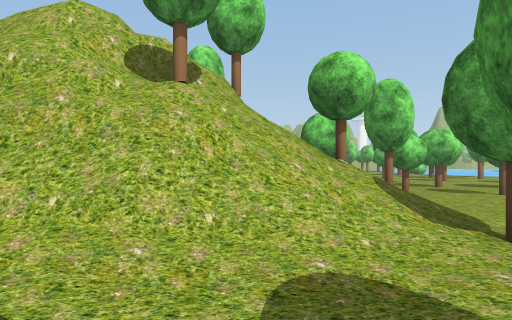
view 1 (above)

24 first-person views from a walk through a Unity game level. The camera is 1.3 m above the floor, looks level and sees 75° across. The floor is counted in squares, 2 m on a side. Each view is taken from the middle of a square. On the plan, view 1 faces up. The plan holds only what a view shows up to about 10 squares ahead; the rest is blank. The place goes on beyond the plan. Some trees and plants on the terrain are drawn as simple stand-ins. The player character is not drawn. Some surface patterns are stand-ins.

view 2
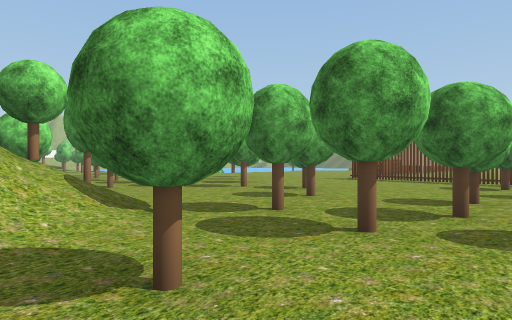

view 3
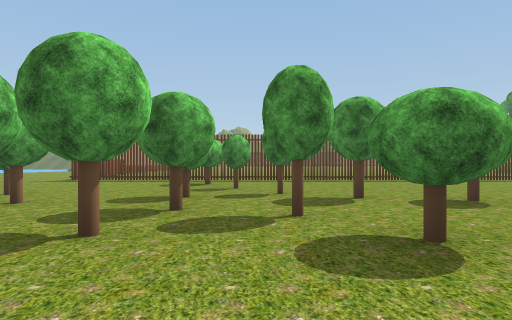

view 4
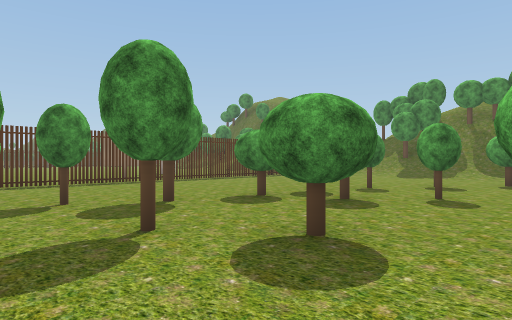

view 5
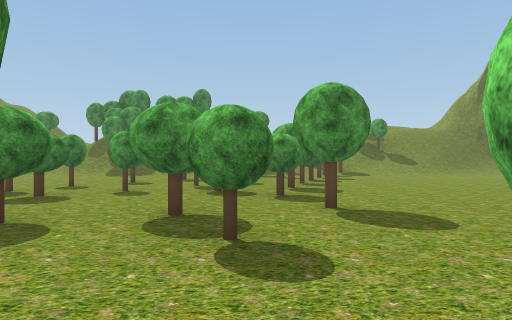

view 6
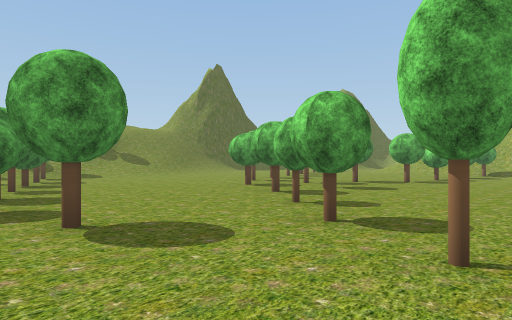

view 7
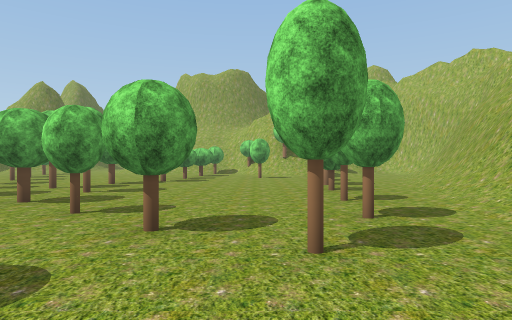

view 8
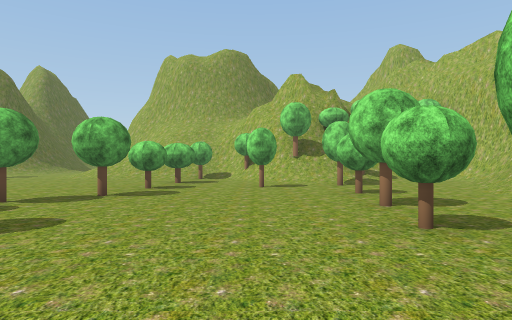

view 9
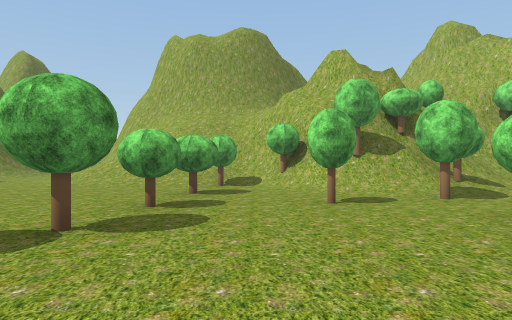

view 10
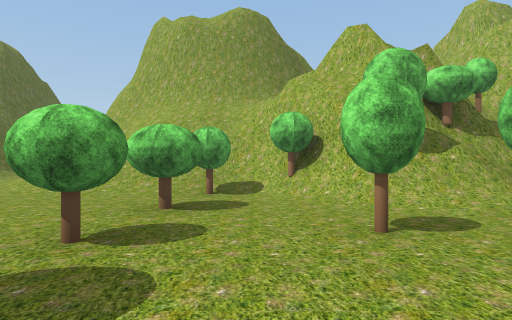

view 11
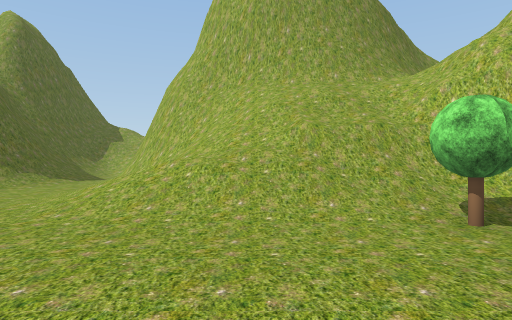

view 12
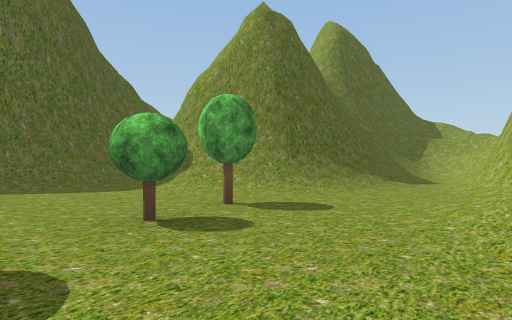

view 13
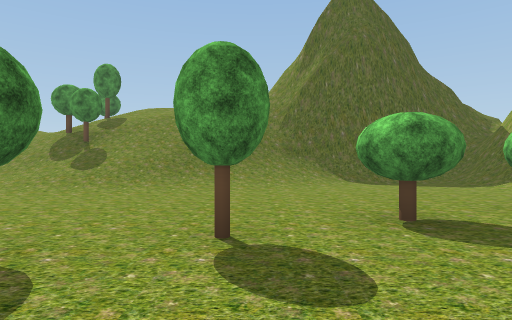

view 14
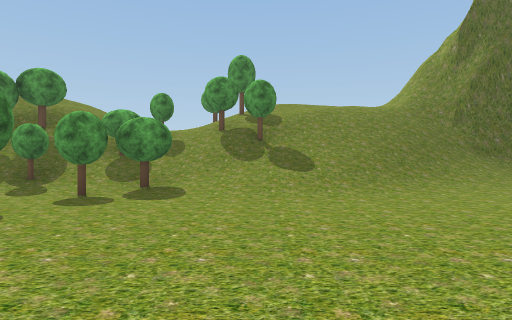

view 15
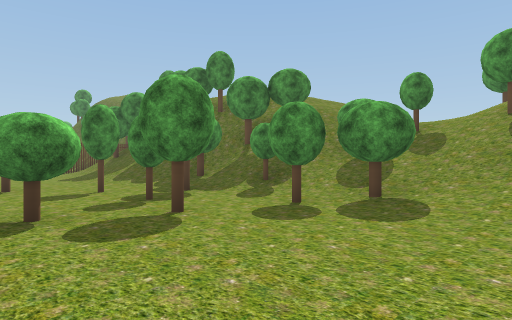

view 16
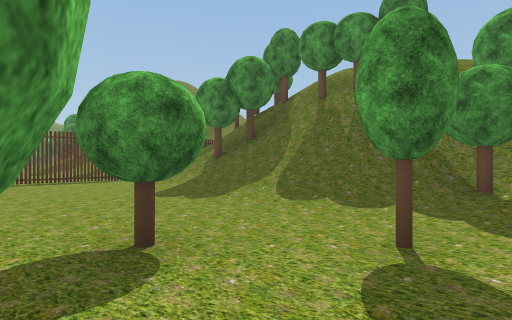

view 17
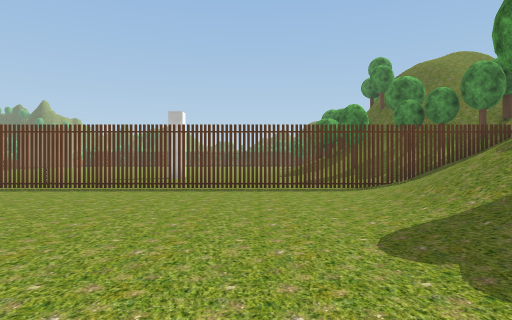

view 18
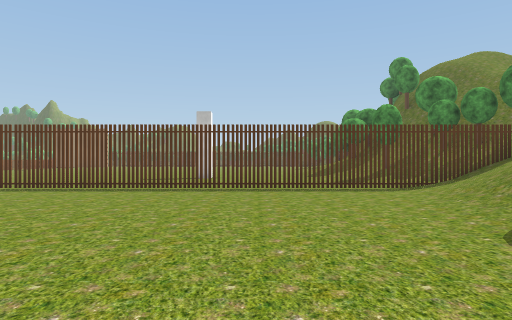

view 19
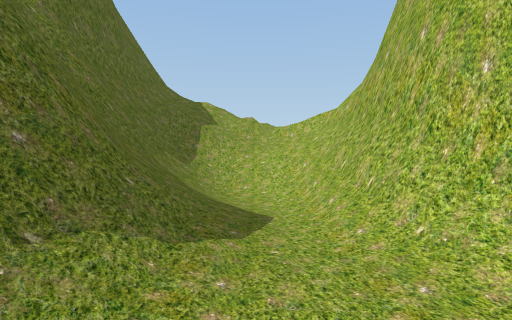

view 20
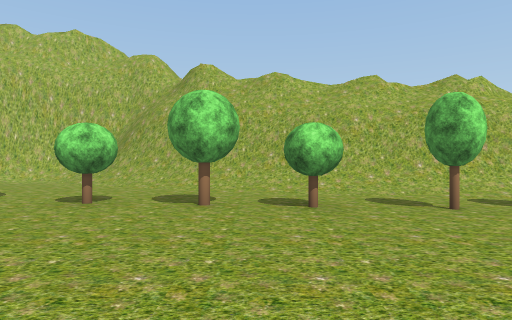

view 21
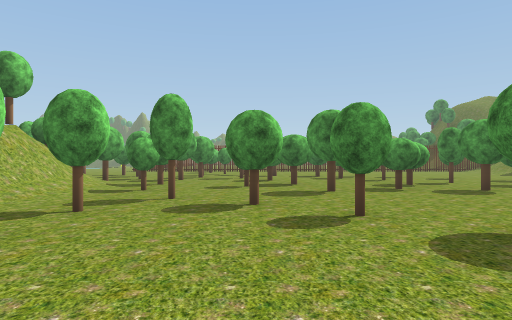

view 22
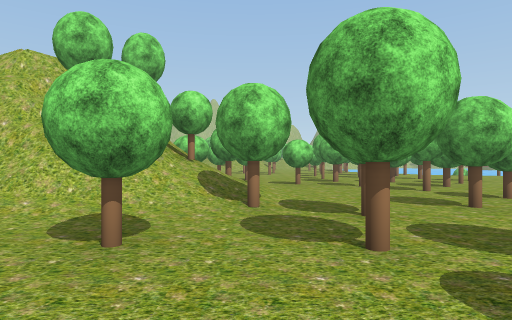

view 23
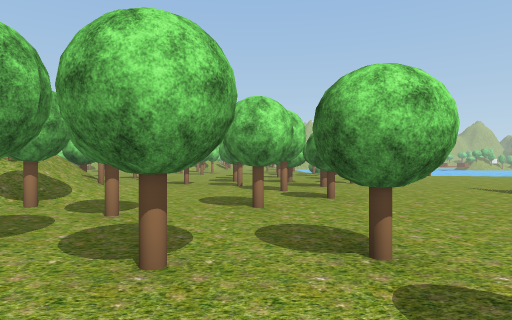

view 24
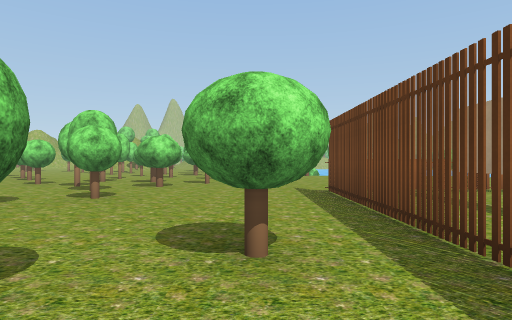

### Floor plan
Key: @ floor where view 1 was taken; # wall or solid block; x gap in a wall; . main floor; : floor 2.5 m higher than the main floor; + floor 3 m higher than the main floor; * floor 3.25 m higher than the main floor; % floor 5.25 m higher than the main floor; & floor 5.5 m higher than the main floor; $ floor 6.75 m higher than the main floor; / step, stairs or slope; = window, fence, low wall or low ledge; v drop or lower ground; T tree; O other object.
Columns run from 28 left of view 1 to 13 right of it. Each row starts with its distance up from view 1.
  8                             T...T.T......
  7                               .T....O....
  6            ########   #    # T/..T.T....
  5          ####/.//######==&%##/T...T....OOO
  4           ==//...//######==#/T/...T... ##.
  3             T=/....////####://T..T....x..
  2           $v#TT........////=//.T......x..
  1           =#=TTT.T.T.T.......T........x.
  0       ## /###T/........TT..T@..TT.T..T#.
 -1       ##//vv#T/.T.........T.....T.T.T.x
 -2        ##/##//...........T..T..T......x..
 -3        ##///TTT.T.......T..T.T.T..T...x...
 -4        ##////.....T..T...........T....x...
 -5        ##/////.....T...T....T...TT....x...
 -6        ##////.......T.T......T.T.O....x...
 -7        ##////..............T.....T....x...
 -8  =######////.......T.......T..T.......x...
 -9  ///###/.........T...........T..O.....x...
-10 ////////.....T.T..........T...T.......x...
-11 ///////##//.T.............T..T........x...
-12 /##########/...............T..........x...
-13 ###      ##/......./////.T..T/////////x.//
-14           #/....////////T//T/T////T///x//T
-15           #/..////////T///////////T///////
-16           #/#####////////TT/T/ TT/T   //T+
-17           ###  ##//////T/T////  //    /T*/

Where each view was taken, in squares from view 1:
view 1: 0 up, 0 right, facing up
view 2: 1 down, 0 right, facing up-right
view 3: 1 down, 0 right, facing right
view 4: 0 up, 1 right, facing down-right
view 5: 1 up, 0 right, facing down
view 6: 0 up, 0 right, facing down-left
view 7: 1 down, 0 right, facing left
view 8: 1 down, 4 left, facing left
view 9: 2 down, 7 left, facing left
view 10: 2 down, 9 left, facing left
view 11: 5 down, 12 left, facing left
view 12: 7 down, 13 left, facing down-left
view 13: 6 down, 11 left, facing down
view 14: 7 down, 6 left, facing down
view 15: 9 down, 6 left, facing down-right
view 16: 9 down, 0 right, facing down-right
view 17: 11 down, 3 right, facing right
view 18: 10 down, 3 right, facing right
view 19: 10 down, 19 left, facing left
view 20: 4 down, 8 left, facing up
view 21: 2 down, 8 left, facing right
view 22: 2 down, 2 right, facing up
view 23: 2 down, 5 right, facing up
view 24: 2 down, 9 right, facing up
